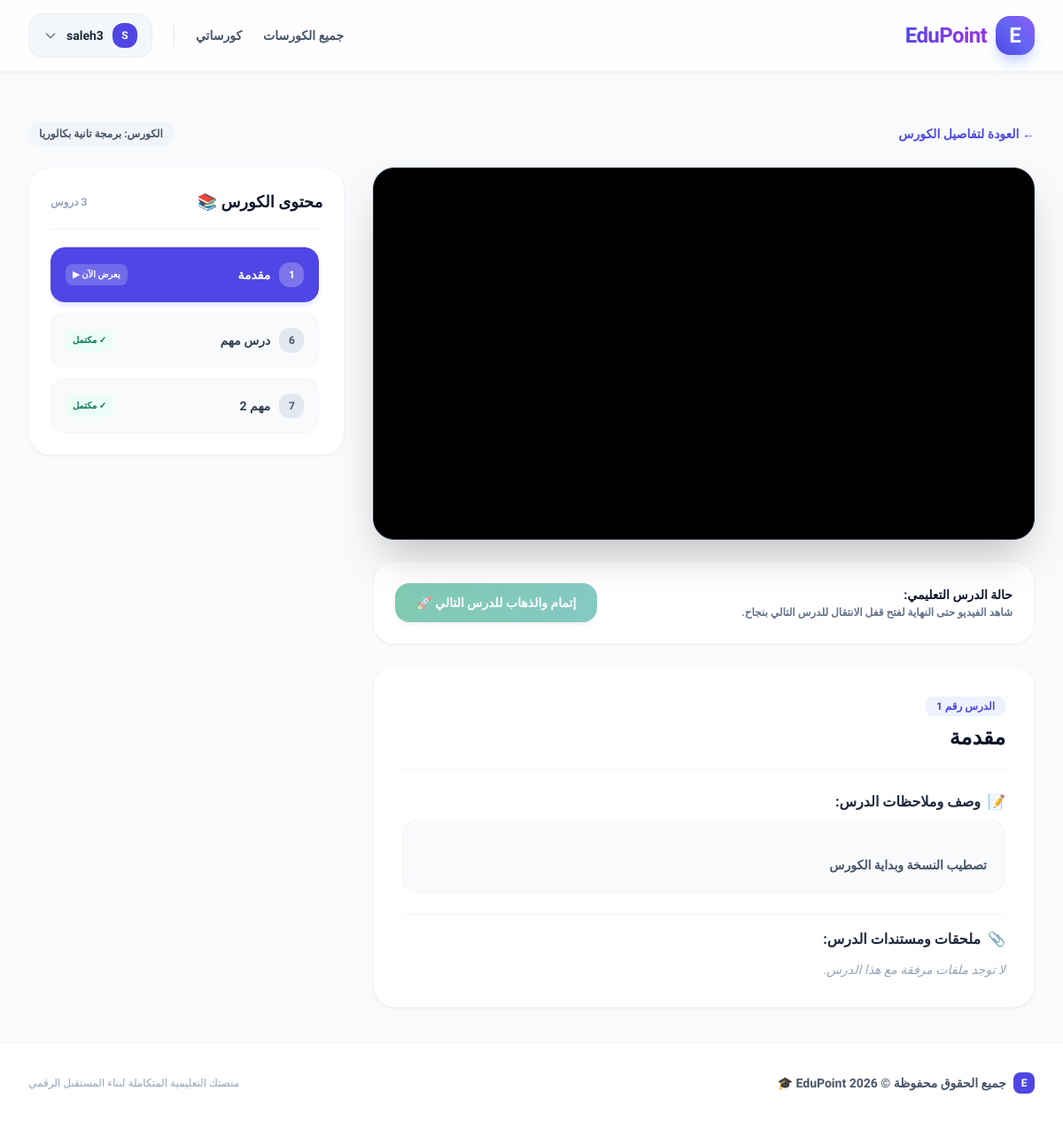
The page /course/2/lesson/3/ (signed in) on the database its author committed.
### courses/models.py (models this page shows, shortened)
class Course(models.Model):
  title = models.CharField(max_length=200)
  description = models.TextField()
  instructor = models.ForeignKey(
      User, on_delete=models.CASCADE, related_name='courses'
  )
  price = models.DecimalField(max_digits=8, decimal_places=2, default=0.00)
  is_free = models.BooleanField(default=True)
  created_at = models.DateTimeField(auto_now_add=True)

class Lesson(models.Model):
  course = models.ForeignKey(
      Course, on_delete=models.CASCADE, related_name='lessons'
  )
  title = models.CharField(max_length=200)
  description = models.TextField(
      blank=True, null=True, help_text='وصف بسيط أو ملاحظات حول الدرس'
  )
  video_file = CloudinaryField(
      'video',
      resource_type='video',
      blank=True,
      null=True,
      help_text='رفع ملف الفيديو إلى السحاب (Cloudinary)',
  )
  video_url = models.URLField(
      blank=True,
      null=True,
      help_text='رابط يوتيوب اختياري في حال عدم رفع ملف',
  )
  attachment = models.FileField(
      upload_to='lesson_attachments/', blank=True, null=True
  )
  order = models.PositiveIntegerField(default=1)
  class Meta:
    ordering = ['order']

### courses/views.py (the view, shortened to what this page needs)
# urls.py: path('course/<int:course_pk>/lesson/<int:lesson_pk>/', views.lesson_detail, name='lesson_detail'),
@login_required
def lesson_detail(request, course_pk, lesson_pk):
  course = get_object_or_404(Course, pk=course_pk)
  lesson = get_object_or_404(Lesson, pk=lesson_pk, course=course)
  is_instructor_owner = course.instructor == request.user
  is_enrolled = Enrollment.objects.filter(
      student=request.user, course=course
  ).exists()
  if (
      not is_enrolled
      and Payment.objects.filter(
          student=request.user, course=course, status='completed'
      ).exists()
  ):
    Enrollment.objects.get_or_create(student=request.user, course=course)
    is_enrolled = True
  if not (is_instructor_owner or is_enrolled):
    messages.error(
        request, 'يجب الاشتراك أو شراء الكورس أولاً لمشاهدة هذا الدرس.'
    )
    return redirect('course_detail', pk=course.pk)
  all_lessons = list(course.lessons.all().order_by('order'))
  if not is_instructor_owner:
    try:
      current_index = all_lessons.index(lesson)
    except ValueError:
      current_index = 0
  lessons_data = []
  completed_lesson_ids = set(
      LessonProgress.objects.filter(
          student=request.user, lesson__course=course, is_completed=True
      ).values_list('lesson_id', flat=True)
  )
  for index, item in enumerate(all_lessons):
    is_completed = item.id in completed_lesson_ids
    if is_instructor_owner or index == 0:
      is_unlocked = True
    else:
      prev_item = all_lessons[index - 1]
      is_unlocked = prev_item.id in completed_lesson_ids
    lessons_data.append({
        'lesson': item,
        'is_completed': is_completed,
        'is_unlocked': is_unlocked,
    })
  raw_url = lesson.video_url or ''
  embed_url = ''
  if 'youtube.com/watch?v=' in raw_url:
    video_id = raw_url.split('watch?v=')[1].split('&')[0]
    embed_url = f'https://www.youtube.com/embed/{video_id}'
  elif 'youtu.be/' in raw_url:
    video_id = raw_url.split('youtu.be/')[1].split('?')[0]
    embed_url = f'https://www.youtube.com/embed/{video_id}'
  elif 'drive.google.com' in raw_url:
    if '/file/d/' in raw_url:
      try:
        file_id = raw_url.split('/file/d/')[1].split('/')[0]
        embed_url = f'https://drive.google.com/file/d/{file_id}/preview'
      except IndexError:
        embed_url = raw_url
    elif 'id=' in raw_url:
      try:
        file_id = raw_url.split('id=')[1].split('&')[0]
        embed_url = f'https://drive.google.com/file/d/{file_id}/preview'
      except IndexError:
        embed_url = raw_url
  else:
    embed_url = raw_url
  current_progress = LessonProgress.objects.filter(
      student=request.user, lesson=lesson
  ).first()
  saved_seconds = current_progress.watched_seconds if current_progress else 0.0
  return render(
      request,
      'courses/lesson_detail.html',
      {
          'course': course,
          'lesson': lesson,
          'lessons_data': lessons_data,
          'embed_url': embed_url,
          'is_enrolled': is_enrolled,
          'saved_seconds': saved_seconds,
      },
  )

### templates/courses/lesson_detail.html (shortened to what this page needs)
{% extends 'base.html' %}
{% block content %}
<div class="max-w-7xl mx-auto space-y-6">
    <div class="flex items-center justify-between">
        <a href="{% url 'course_detail' course.id %}" class="inline-flex items-center gap-2 text-indigo-600 hover:text-indigo-800 font-bold transition text-xs sm:text-sm">
            <span>← العودة لتفاصيل الكورس</span>
        </a>
        <span class="text-xs font-bold px-3 py-1.5 rounded-full bg-slate-100 text-slate-600 truncate max-w-[200px] sm:max-w-none">
            الكورس: {{ course.title }}
        </span>
    </div>
    <div class="grid grid-cols-1 lg:grid-cols-3 gap-6 sm:gap-8">
        <div class="lg:col-span-2 space-y-6">
            <div class="bg-black rounded-3xl overflow-hidden shadow-2xl aspect-video relative border border-slate-800 flex items-center justify-center select-none" oncontextmenu="return false;" ondragstart="return false;">
                {% if lesson.video_file %}
                    <video id="my-local-video" controls controlsList="nodownload" preload="metadata" class="w-full h-full object-contain pointer-events-auto">
                        <source src="{{ lesson.video_file.url }}" type="video/mp4">
                        متصفحك لا يدعم تشغيل الفيديو.
                    </video>
                {% elif embed_url %}
                    <div class="relative w-full h-full">
                        <div class="absolute inset-0 z-10 bg-transparent pointer-events-none"></div>
                        <iframe
                            class="w-full h-full"
                            src="{{ embed_url }}"
                            title="{{ lesson.title }}"
                            frameborder="0"
                            allow="accelerometer; autoplay; clipboard-write; encrypted-media; gyroscope; picture-in-picture"
                            allowfullscreen>
                        </iframe>
                    </div>
                {% else %}
                    <div class="flex flex-col items-center justify-center h-full text-slate-400">
                        <span class="text-4xl mb-2">📹</span>
                        <p class="font-bold text-sm">لا توجد مادة فيديو متاحة لهذا الدرس حالياً.</p>
                    </div>
                {% endif %}
            </div>
            <div class="bg-white rounded-3xl p-5 sm:p-6 shadow-sm border border-slate-100 flex flex-col sm:flex-row items-start sm:items-center justify-between gap-4">
                <div>
                    <h4 class="font-bold text-slate-900 text-xs sm:text-sm">حالة الدرس التعليمي:</h4>
                    <p class="text-xs text-slate-500 mt-0.5 font-semibold">شاهد الفيديو حتى النهاية لفتح قفل الانتقال للدرس التالي بنجاح.</p>
                </div>
                <button id="complete-lesson-btn" class="w-full sm:w-auto bg-gradient-to-r from-emerald-600 to-teal-600 text-white font-bold px-6 py-3 rounded-2xl text-xs sm:text-sm shadow-md transition opacity-50 cursor-not-allowed whitespace-nowrap" disabled>
                    إتمام والذهاب للدرس التالي 🚀
                </button>
            </div>
            <div class="bg-white rounded-3xl p-6 sm:p-8 shadow-sm border border-slate-100 space-y-6">
                <div class="flex flex-col sm:flex-row sm:items-center justify-between gap-3 border-b border-slate-100 pb-5">
                    <div>
                        <span class="text-xs font-bold text-indigo-600 bg-indigo-50 px-3 py-1 rounded-lg">الدرس رقم {{ lesson.order }}</span>
                        <h1 class="text-xl sm:text-2xl font-black text-slate-900 mt-2">{{ lesson.title }}</h1>
                    </div>
                </div>
                <div>
                    <h3 class="text-sm sm:text-base font-bold text-slate-800 mb-2 flex items-center gap-2">
                        <span>📝</span> وصف وملاحظات الدرس:
                    </h3>
                    {% if lesson.description %}
                        <p class="text-slate-600 leading-relaxed font-semibold text-xs sm:text-sm whitespace-pre-line bg-slate-50 p-4 sm:p-5 rounded-2xl border border-slate-100">
                            {{ lesson.description }}
                        </p>
                    {% else %}
                        <p class="text-slate-400 text-xs sm:text-sm italic">لا يوجد وصف مخصص لهذا الدرس.</p>
                    {% endif %}
                </div>
                <div class="pt-4 border-t border-slate-100">
                    <h3 class="text-sm sm:text-base font-bold text-slate-800 mb-3 flex items-center gap-2">
                        <span>📎</span> ملحقات ومستندات الدرس:
                    </h3>
                    {% if lesson.attachment %}
                        <a href="{{ lesson.attachment.url }}" download class="inline-flex items-center gap-3 bg-emerald-50 text-emerald-700 hover:bg-emerald-100 border border-emerald-200 px-5 py-3 rounded-2xl font-bold transition text-xs sm:text-sm shadow-sm group">
                            <span class="text-base group-hover:scale-110 transition">📥</span>
                            <span class="truncate">تحميل ملف المرفقات ({{ lesson.attachment.name|cut:'lesson_attachments/' }})</span>
                        </a>
                    {% else %}
                        <p class="text-slate-400 text-xs sm:text-sm italic">لا توجد ملفات مرفقة مع هذا الدرس.</p>
                    {% endif %}
                </div>
            </div>
        </div>
        <div class="lg:col-span-1">
            <div class="bg-white rounded-3xl p-6 shadow-sm border border-slate-100 sticky top-24">
                <div class="flex items-center justify-between mb-5 border-b border-slate-100 pb-4">
                    <h2 class="text-base sm:text-lg font-black text-slate-900">محتوى الكورس 📚</h2>
                    <span class="text-xs font-bold text-slate-400">{{ lessons_data|length }} دروس</span>
                </div>
                <div class="space-y-3 max-h-[450px] lg:max-h-[550px] overflow-y-auto pr-1">
                    {% for data in lessons_data %}
                        {% if data.is_unlocked %}
                            <a href="{% url 'lesson_detail' course.id data.lesson.id %}"
                               class="flex items-center justify-between p-3.5 sm:p-4 rounded-2xl transition border text-xs sm:text-sm font-bold {% if data.lesson.id == lesson.id %}bg-indigo-600 text-white border-indigo-600 shadow-md shadow-indigo-100{% else %}bg-slate-50 text-slate-700 border-slate-100 hover:bg-slate-100{% endif %}">
                                <div class="flex items-center gap-2.5 truncate">
                                    <span class="w-6 h-6 sm:w-7 sm:h-7 rounded-xl flex items-center justify-center text-xs font-bold shrink-0 {% if data.lesson.id == lesson.id %}bg-white/25 text-white{% else %}bg-slate-200 text-slate-600{% endif %}">
                                        {{ data.lesson.order }}
                                    </span>
                                    <span class="truncate">{{ data.lesson.title }}</span>
                                </div>
                                {% if data.lesson.id == lesson.id %}
                                    <span class="text-[10px] bg-white/20 px-2 py-0.5 rounded-lg whitespace-nowrap shrink-0">يعرض الآن ▶</span>
                                {% elif data.is_completed %}
                                    <span class="text-[10px] text-emerald-700 bg-emerald-50 px-2 py-0.5 rounded-lg shrink-0">✓ مكتمل</span>
                                {% endif %}
                            </a>
                        {% endif %}
                    {% empty %}
                        <p class="text-slate-400 text-xs text-center py-6">لا توجد دروس أُضيفت بعد.</p>
                    {% endfor %}
                </div>
            </div>
        </div>
    </div>
</div>
{% endblock %}

### templates/base.html (shortened to what this page needs)
<!DOCTYPE html>
<html lang="ar" dir="rtl">
<head>
    <script src="https://cdn.tailwindcss.com"></script>
</head>
<body class="bg-slate-50 text-slate-800 flex flex-col min-h-screen selection:bg-indigo-500 selection:text-white antialiased">
    <nav class="bg-white/80 backdrop-blur-lg shadow-sm border-b border-slate-100 sticky top-0 z-50 transition-all duration-300" x-data="{ mobileMenuOpen: false }">
        <div class="max-w-7xl mx-auto px-4 sm:px-6 lg:px-8">
            <div class="flex justify-between h-20 items-center">
                <div class="flex items-center space-x-reverse space-x-3">
                    <a href="{% url 'course_list' %}" class="flex items-center space-x-reverse space-x-2.5 group">
                        <div class="w-11 h-11 rounded-2xl bg-gradient-to-tr from-indigo-600 via-indigo-500 to-violet-500 flex items-center justify-center text-white text-2xl font-black shadow-lg shadow-indigo-200 group-hover:scale-105 group-hover:rotate-3 transition duration-300">
                            E
                        </div>
                        <span class="text-2xl font-black bg-gradient-to-r from-indigo-600 via-violet-600 to-purple-600 bg-clip-text text-transparent tracking-tight">EduPoint</span>
                    </a>
                </div>
                <div class="hidden md:flex items-center space-x-reverse space-x-6">
                    <a href="{% url 'course_list' %}" class="text-slate-600 hover:text-indigo-600 font-bold text-sm transition-colors duration-200">جميع الكورسات</a>
                    {% if user.is_authenticated %}
                        {% if user.userprofile.user_type == 'instructor' %}
                            <a href="{% url 'instructor_dashboard' %}" class="text-slate-600 hover:text-indigo-600 font-bold text-sm transition-colors duration-200">لوحة المدرس</a>
                            <a href="{% url 'create_course' %}" class="bg-gradient-to-r from-indigo-600 to-violet-600 text-white px-5 py-2.5 rounded-2xl hover:from-indigo-700 hover:to-violet-700 transition duration-300 shadow-md shadow-indigo-200 hover:shadow-lg hover:shadow-indigo-300 text-sm font-bold flex items-center gap-2 group">
                                <span class="group-hover:rotate-90 transition duration-300">➕</span>
                                <span>إضافة كورس</span>
                            </a>
                        {% else %}
                            <a href="{% url 'student_dashboard' %}" class="text-slate-600 hover:text-indigo-600 font-bold text-sm transition-colors duration-200">كورساتي</a>
                        {% endif %}
                        <div class="relative" x-data="{ open: false }">
                            <button @click="open = !open" @click.away="open = false" class="flex items-center gap-2.5 bg-slate-100/80 hover:bg-slate-200/80 text-slate-800 font-bold text-sm px-4 py-2.5 rounded-2xl transition duration-200 outline-none border border-slate-200/50">
                                <div class="w-7 h-7 rounded-xl bg-indigo-600 text-white flex items-center justify-center text-xs font-black">
                                    {{ user.username|slice:":1"|upper }}
                                </div>
                                <span class="truncate max-w-[120px]">{{ user.username }}</span>
                                <svg class="w-4 h-4 text-slate-500 transition-transform duration-200" :class="{ 'rotate-180': open }" fill="none" stroke="currentColor" viewBox="0 0 24 24"><path stroke-linecap="round" stroke-linejoin="round" stroke-width="2" d="M19 9l-7 7-7-7"></path></svg>
                            </button>
                        </div>
                    {% endif %}
                </div>
            </div>
        </div>
    </nav>
    <main class="flex-grow max-w-7xl w-full mx-auto px-4 sm:px-6 lg:px-8 py-6 sm:py-10">
        {% block content %}{% endblock %}
    </main>
    <footer class="bg-white border-t border-slate-100 py-8 text-slate-400 text-sm mt-auto">
        <div class="max-w-7xl mx-auto px-4 sm:px-6 lg:px-8 flex flex-col sm:flex-row items-center justify-between gap-4 text-center sm:text-right">
            <div class="flex items-center gap-2">
                <div class="w-6 h-6 rounded-lg bg-indigo-600 text-white flex items-center justify-center text-xs font-black">E</div>
                <p class="font-bold text-slate-600">جميع الحقوق محفوظة &copy; 2026 EduPoint 🎓</p>
            </div>
            <p class="text-xs text-slate-400">منصتك التعليمية المتكاملة لبناء المستقبل الرقمي</p>
        </div>
    </footer>
</body>
</html>

### rows shown on the page
Course: title "برمجة تانية بكالوريا"
Lesson: order "1", title "مقدمة", description "تصطيب النسخة وبداية الكورس", lesson.order "1", lesson "مقدمة", shows "يعرض الآن ▶"
Lesson: lesson.order "6", lesson "درس مهم", shows "✓ مكتمل"
Lesson: lesson.order "7", lesson "مهم 2", shows "✓ مكتمل"

### other values the page prints
{{ user.username|slice:":1"|upper }} "S"
{{ user.username }} "saleh3"
{{ lessons_data|length }} "3"
